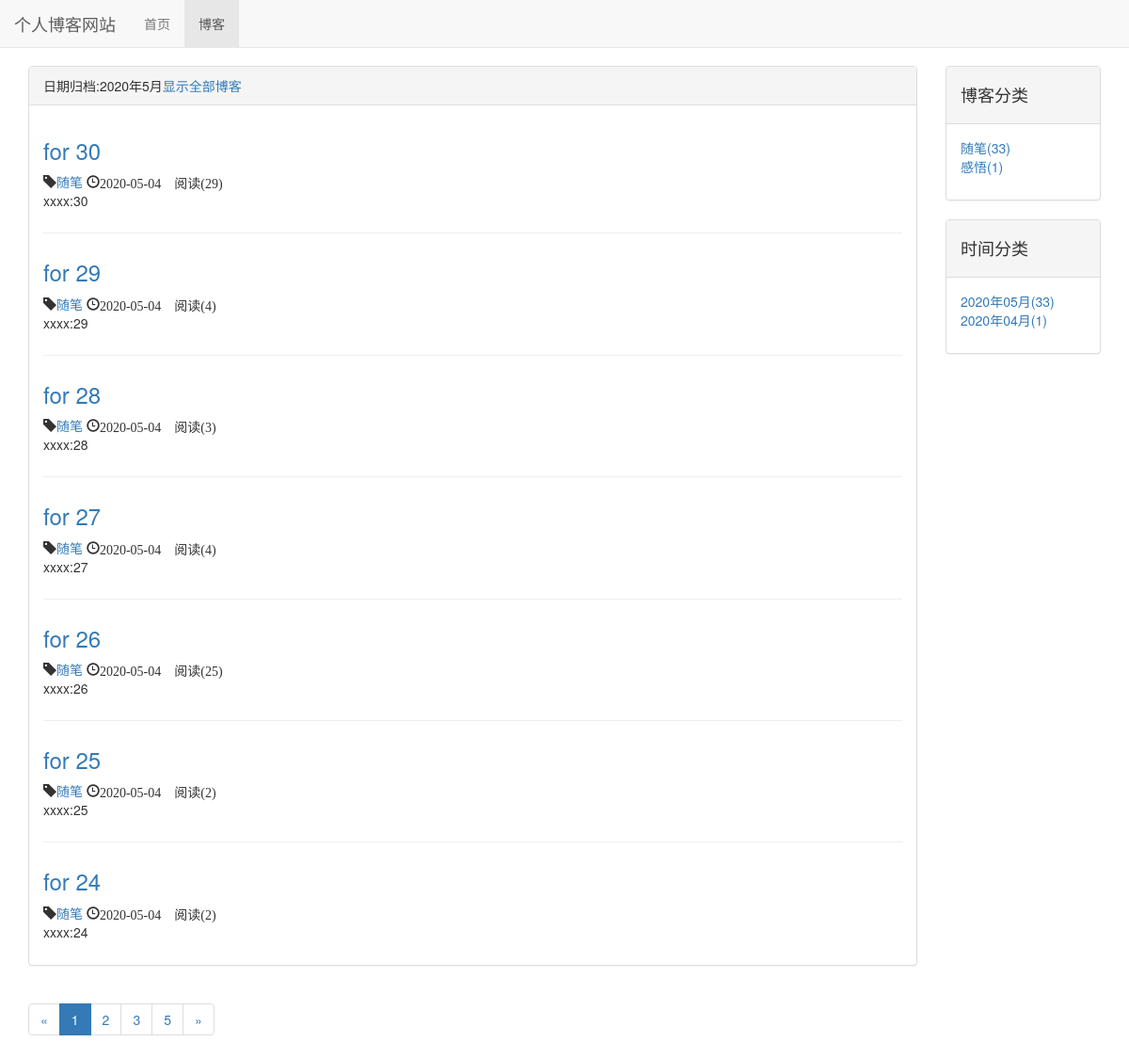
/blog/date/2020/5, run on the app's committed database.
### blog/models.py (models this page shows, shortened)
class Blog(models.Model,ReadNumExpandMethod):
    title = models.CharField(max_length=36)
    blog_type = models.ForeignKey(BlogType,on_delete=models.DO_NOTHING)
    content = models.TextField()
    author = models.ForeignKey(User,on_delete=models.DO_NOTHING)
    created_time=models.DateTimeField(auto_now_add=True)
    last_updated_time=models.DateTimeField(auto_now=True)
    read_detail=GenericRelation(ReadDetail)
    class Meta:
        ordering = ['-created_time']

class BlogType(models.Model):
    type_name=models.CharField(max_length=30)
    def __str__(self):
        return self.type_name

### read_statistics/models.py (models this page shows)
class ReadNum(models.Model):
    read_num = models.IntegerField(default=0)
    content_type = models.ForeignKey(ContentType, on_delete=models.DO_NOTHING)
    object_id = models.PositiveIntegerField()
    content_object = GenericForeignKey('content_type', 'object_id')

### blog/views.py (the view)
# urls.py: path('date/<int:year>/<int:month>',views.blogs_with_date,name='blogs_with_date'),
def blogs_with_date(request,year,month):
    blogs_all_list =Blog.objects.filter(created_time__year=year, created_time__month=month)
    context=get_blog_list_commen_data(request,blogs_all_list)
    context['blog_with_date'] = '%s年%s月' %(year,month)
    return render(request,'blogs_with_date.html',context)

### read_statistics/models.py (called while the page is built)
    def get_read_num(self):
        ct=ContentType.objects.get_for_model(self)
        try:
            readnum=ReadNum.objects.get(content_type=ct,object_id=self.pk)
            return readnum.read_num
        except exceptions.ObjectDoesNotExist:
            return 0

### blog/templates/blogs_with_date.html (shortened to what this page needs)
{% extends 'blog_list.html' %}
{%block blog_list_title%}
日期归档:{{blog_with_date}}<a href="{% url 'blog_list'%}">显示全部博客</a>
{%endblock%}

### blog/templates/blog_list.html (shortened to what this page needs)
{% extends 'base.html' %}
{%block nav_blog_active%}active{%endblock%}
{% load staticfiles %}
{% block header_extends%}
    <link rel="stylesheet" type="text/css" href="{% static 'blog/blog.css'%}">
{% endblock %}
{% block content %}
    <div class="container">
        <div class="row">
            <div class="col-xs-12 col-sm-8 col-md-8 col-lg-10">
                <div class="panel panel-default">
                    <div class="panel-heading">{%block blog_list_title%}博客列表({{ page_of_blogs.paginator.count}}){% endblock %}
                    </div>
                    <div class="panel-body">
                        {% for blog in page_of_blogs %}
                            <div class='blog'>
                                <h3><a href="{% url 'blog_detail' blog.pk %}">
                                {{ blog.title}} </a></h3>
                                <p class="blog-info">
                                    <span class="glyphicon glyphicon-tag"></span><a href="{% url 'blogs_with_type' blog.blog_type.pk %}">{{blog.blog_type}}</a>
                                    <span class="glyphicon glyphicon-time">{{blog.created_time|date:"Y-m-d"}}
                                    阅读({{blog.get_read_num}})
                                </p>
                                <p>{{ blog.content|truncatechars:30 }}</p>
                            </div>
                            {% empty %}
                            <div class="blog">
                                <h3>暂无博客，敬请期待</h3>
                            </div>
                        {% endfor %}
                    </div>
                </div>
                <div>
                  <ul class="pagination">
                    <li>
                        {% if page_of_blogs.has_previous %}
                            <a href="?page={{page_of_blogs.previous_page_number}}" aria-label="Previous">
                                <span aria-hidden="true">&laquo;</span>
                            </a>
                        {% else %}
                            <span aria-hidden="true">&laquo;</span>
                        {% endif %}
                    </li>
                        {%for page_num in page_range %}
                            {% if page_num == page_of_blogs.number%}
                                <li class ="active"><span >{{page_num}}</span></li>
                            {% else %}
                                {% if page_num == "..." %}
                                    <li><span >{{page_num}}</span></li>
                                {% else %}
                                    <li><a  href="?page={{ page_num}}">{{ page_num}}</a></li>
                                {% endif %}
                            {% endif %}
                        {% endfor %}
                    <li>
                        {% if page_of_blogs.has_next %}
                            <a href="?page={{page_of_blogs.next_page_number}}" aria-label="Next">
                                <span aria-hidden="true">&raquo;</span>
                            </a>
                        {% else %}
                            <span aria-hidden="true">&raquo;</span>
                        {% endif %}
                    </li>
                  </ul>
                </div>
            </div>
            <div class="hidden-xs col-sm-4 col-md-3 col-lg-2">
                <div class="panel panel-default">
                    <div class="panel-heading">
                    <h4>博客分类</h4></div>
                    <div class="panel-body">
                        <ul class="blog-type">
                            {% for blog_type in blog_types %}
                            <li><a href="{% url 'blogs_with_type' blog_type.pk %}">{{blog_type.type_name}}({{ blog_type.blog_count}})</a></li>
                            {% empty %}
                            <li>暂无分类</li>
                            {% endfor %}
                        </ul>
                    </div>
                </div>
                <div class="panel panel-default">
                    <div class="panel-heading">
                    <h4>时间分类</h4></div>
                    <div class="panel-body">
                        <ul class="blog-type">
                            {% for blog_date,blog_count in blog_dates.items %}
                                <li><a href="{% url 'blogs_with_date' blog_date.year blog_date.month %}">{{blog_date|date:"Y年m月"}}({{blog_count}})</a></li>
                            {% empty %}
                                <li>暂无分类</li>
                            {% endfor %}
                        </ul>
                    </div>
                </div>
            </div>
        </div>
    </div>
{% endblock%}

### static/base.css (style rules this page uses)
* { margin:0; padding:0; }
body { margin-top:70px!important; }

### blog/static/blog/blog.css (style rules this page uses)
ul.blog-type { list-style-type:none; }
div.blog:not(:last-child) { margin-bottom:2em; padding-bottom:1em; border-bottom:1px solid #eee; }
div.blog p.blog-info { margin-bottom:0; }

### data on the page
Blog: title "for 30", blog_type "随笔", created_time "2020-05-04", get_read_num "29", content "xxxx:30"
Blog: title "for 29", blog_type "随笔", created_time "2020-05-04", get_read_num "4", content "xxxx:29"
Blog: title "for 28", blog_type "随笔", created_time "2020-05-04", get_read_num "3", content "xxxx:28"
Blog: title "for 27", blog_type "随笔", created_time "2020-05-04", get_read_num "4", content "xxxx:27"
Blog: title "for 26", blog_type "随笔", created_time "2020-05-04", get_read_num "25", content "xxxx:26"
Blog: title "for 25", blog_type "随笔", created_time "2020-05-04", get_read_num "2", content "xxxx:25"
Blog: title "for 24", blog_type "随笔", created_time "2020-05-04", get_read_num "2", content "xxxx:24"
BlogType: type_name "随笔", blog_count "33"
BlogType: type_name "感悟", blog_count "1"

### other printed values
{{ blog_with_date }} "2020年5月"
{{ page_num }} "1"
{{ page_num }} "2" "3" "5"
{{ blog_date|date:"Y年m月" }} "2020年05月" "2020年04月"
{{ blog_count }} "33" "1"
